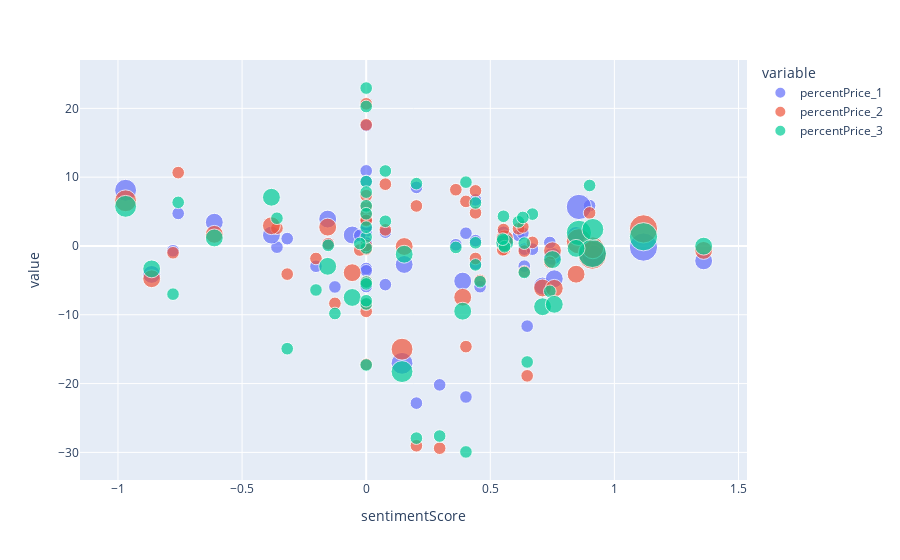

The cell this chart's notebook holds for it:
### Code cell
fig = px.scatter(model_twitter_df_sum, x="sentimentScore", y=["percentPrice_1","percentPrice_2","percentPrice_3"], size = 'tweetID')

fig.show()
